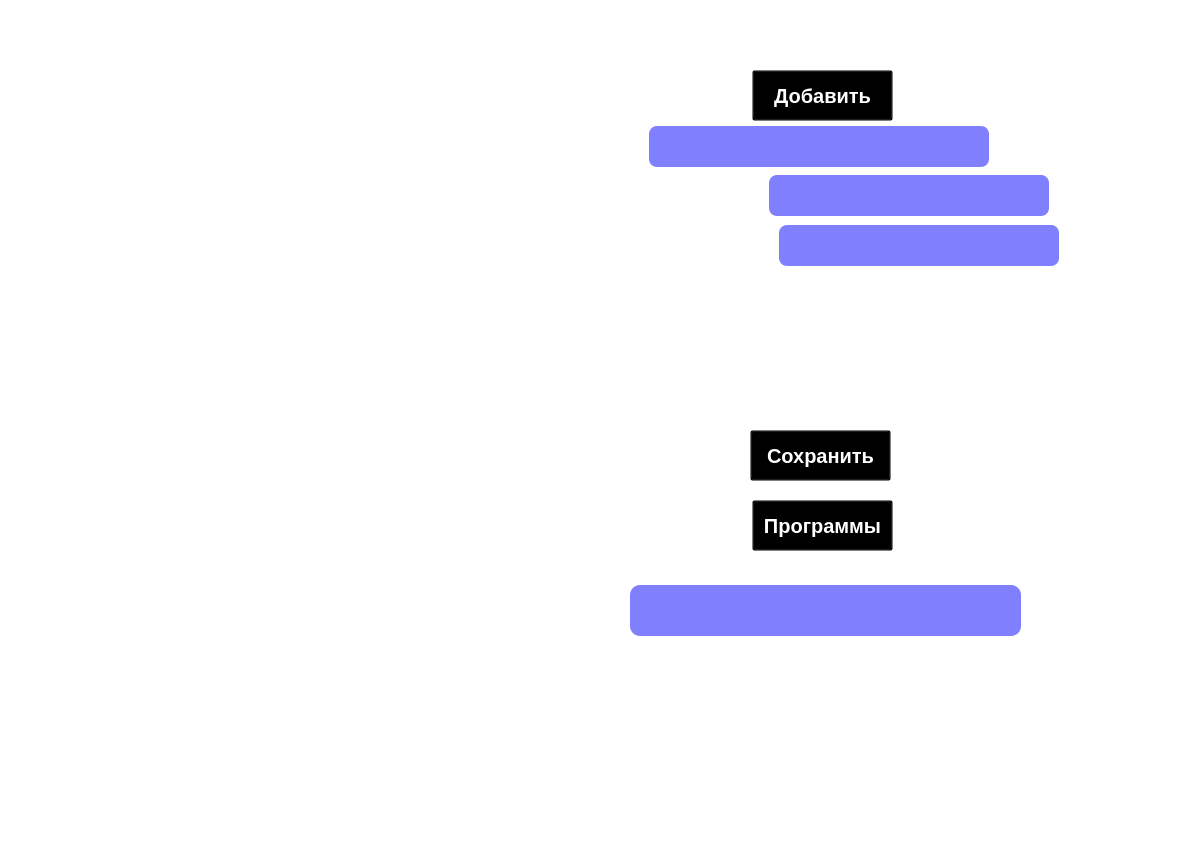
<?xml version="1.0" encoding="UTF-8"?>
<ui version="4.0">
 <class>Jarvis</class>
 <widget class="QMainWindow" name="Jarvis">
  <property name="enabled">
   <bool>true</bool>
  </property>
  <property name="geometry">
   <rect>
    <x>0</x>
    <y>0</y>
    <width>1200</width>
    <height>850</height>
   </rect>
  </property>
  <property name="minimumSize">
   <size>
    <width>1200</width>
    <height>850</height>
   </size>
  </property>
  <property name="maximumSize">
   <size>
    <width>1200</width>
    <height>850</height>
   </size>
  </property>
  <property name="font">
   <font>
    <family>Inter</family>
    <weight>75</weight>
    <bold>true</bold>
   </font>
  </property>
  <property name="windowTitle">
   <string>Jarvis</string>
  </property>
  <property name="windowIcon">
   <iconset>
    <normaloff>Ico.png</normaloff>Ico.png</iconset>
  </property>
  <property name="styleSheet">
   <string notr="true">background: rgba( 0,0,0,0 );</string>
  </property>
  <property name="toolButtonStyle">
   <enum>Qt::ToolButtonIconOnly</enum>
  </property>
  <property name="tabShape">
   <enum>QTabWidget::Rounded</enum>
  </property>
  <property name="unifiedTitleAndToolBarOnMac">
   <bool>false</bool>
  </property>
  <widget class="QWidget" name="centralwidget">
   <property name="minimumSize">
    <size>
     <width>1200</width>
     <height>850</height>
    </size>
   </property>
   <property name="maximumSize">
    <size>
     <width>1200</width>
     <height>850</height>
    </size>
   </property>
   <property name="styleSheet">
    <string notr="true"/>
   </property>
   <widget class="QLabel" name="left_panel">
    <property name="geometry">
     <rect>
      <x>0</x>
      <y>50</y>
      <width>450</width>
      <height>800</height>
     </rect>
    </property>
    <property name="styleSheet">
     <string notr="true">background: url(:/Jarvis/Night/left-panel.png);</string>
    </property>
    <property name="text">
     <string/>
    </property>
   </widget>
   <widget class="QPushButton" name="menu">
    <property name="geometry">
     <rect>
      <x>22</x>
      <y>50</y>
      <width>406</width>
      <height>81</height>
     </rect>
    </property>
    <property name="cursor">
     <cursorShape>PointingHandCursor</cursorShape>
    </property>
    <property name="styleSheet">
     <string notr="true">background: url(:/Jarvis/Night/Menu.png);
border-radius: 0px;</string>
    </property>
    <property name="text">
     <string/>
    </property>
   </widget>
   <widget class="QTextBrowser" name="history">
    <property name="geometry">
     <rect>
      <x>475</x>
      <y>70</y>
      <width>700</width>
      <height>500</height>
     </rect>
    </property>
    <property name="cursor" stdset="0">
     <cursorShape>IBeamCursor</cursorShape>
    </property>
    <property name="styleSheet">
     <string notr="true">background: url(:/Jarvis/Night/History-b.png);
border-radius: 15px;</string>
    </property>
    <property name="verticalScrollBarPolicy">
     <enum>Qt::ScrollBarAlwaysOff</enum>
    </property>
    <property name="horizontalScrollBarPolicy">
     <enum>Qt::ScrollBarAlwaysOff</enum>
    </property>
   </widget>
   <widget class="QLabel" name="weather">
    <property name="geometry">
     <rect>
      <x>475</x>
      <y>655</y>
      <width>344</width>
      <height>182</height>
     </rect>
    </property>
    <property name="font">
     <font>
      <pointsize>-1</pointsize>
     </font>
    </property>
    <property name="cursor">
     <cursorShape>IBeamCursor</cursorShape>
    </property>
    <property name="styleSheet">
     <string notr="true">background: url(:/Jarvis/Night/Weather.png);
color: rgba(255,255,255,0.8);
font-size: 20px;</string>
    </property>
    <property name="text">
     <string/>
    </property>
    <property name="alignment">
     <set>Qt::AlignCenter</set>
    </property>
   </widget>
   <widget class="QLabel" name="now_time">
    <property name="geometry">
     <rect>
      <x>831</x>
      <y>655</y>
      <width>344</width>
      <height>182</height>
     </rect>
    </property>
    <property name="font">
     <font>
      <family>Inter</family>
      <pointsize>24</pointsize>
      <weight>75</weight>
      <bold>true</bold>
     </font>
    </property>
    <property name="cursor">
     <cursorShape>IBeamCursor</cursorShape>
    </property>
    <property name="styleSheet">
     <string notr="true">background: url(:/Jarvis/Night/Time.png);
color: rgba(255,255,255,0.8);</string>
    </property>
    <property name="text">
     <string/>
    </property>
    <property name="alignment">
     <set>Qt::AlignCenter</set>
    </property>
   </widget>
   <widget class="QPushButton" name="jarvis">
    <property name="geometry">
     <rect>
      <x>175</x>
      <y>354</y>
      <width>100</width>
      <height>29</height>
     </rect>
    </property>
    <property name="font">
     <font>
      <family>Inter</family>
      <pointsize>-1</pointsize>
      <weight>99</weight>
      <italic>false</italic>
      <bold>true</bold>
     </font>
    </property>
    <property name="cursor">
     <cursorShape>PointingHandCursor</cursorShape>
    </property>
    <property name="styleSheet">
     <string notr="true">font-family: 'Inter';
font-style: normal;
font-weight: 900;
font-size: 24px;
line-height: 29px;
color: rgba(255,255,255,0.8);
border-radius: 0px;
background: rgba(0,0,0,0);</string>
    </property>
    <property name="text">
     <string>Главная</string>
    </property>
   </widget>
   <widget class="QPushButton" name="setting">
    <property name="geometry">
     <rect>
      <x>157</x>
      <y>435</y>
      <width>136</width>
      <height>29</height>
     </rect>
    </property>
    <property name="font">
     <font>
      <family>Inter</family>
      <pointsize>-1</pointsize>
      <weight>99</weight>
      <italic>false</italic>
      <bold>true</bold>
     </font>
    </property>
    <property name="cursor">
     <cursorShape>PointingHandCursor</cursorShape>
    </property>
    <property name="styleSheet">
     <string notr="true">font-family: 'Inter';
font-style: normal;
font-weight: 900;
font-size: 24px;
line-height: 29px;
color: rgba(255,255,255,0.8);
border-radius: 0px;
background: rgba(0,0,0,0);</string>
    </property>
    <property name="text">
     <string>Настройки</string>
    </property>
   </widget>
   <widget class="QPushButton" name="list">
    <property name="geometry">
     <rect>
      <x>167</x>
      <y>516</y>
      <width>117</width>
      <height>29</height>
     </rect>
    </property>
    <property name="font">
     <font>
      <family>Inter</family>
      <pointsize>-1</pointsize>
      <weight>99</weight>
      <italic>false</italic>
      <bold>true</bold>
     </font>
    </property>
    <property name="cursor">
     <cursorShape>PointingHandCursor</cursorShape>
    </property>
    <property name="styleSheet">
     <string notr="true">font-family: 'Inter';
font-style: normal;
font-weight: 900;
font-size: 24px;
line-height: 29px;
color: rgba(255,255,255,0.8);
border-radius: 0px;
background: rgba(0,0,0,0);</string>
    </property>
    <property name="text">
     <string>Команды</string>
    </property>
   </widget>
   <widget class="QLineEdit" name="console">
    <property name="geometry">
     <rect>
      <x>630</x>
      <y>585</y>
      <width>391</width>
      <height>51</height>
     </rect>
    </property>
    <property name="styleSheet">
     <string notr="true">color: white;
font-size: 20px;
background: rgba( 0, 0,255,0.5 );
padding: 10px;
border-radius: 10px;</string>
    </property>
    <property name="clearButtonEnabled">
     <bool>false</bool>
    </property>
   </widget>
   <widget class="QLineEdit" name="interface_color">
    <property name="geometry">
     <rect>
      <x>769</x>
      <y>175</y>
      <width>280</width>
      <height>41</height>
     </rect>
    </property>
    <property name="styleSheet">
     <string notr="true">color: white;
font-size: 20px;
background: rgba( 0, 0,255,0.5 );
padding: 10px;
border-radius: 8px;
font-weight: 500;</string>
    </property>
    <property name="echoMode">
     <enum>QLineEdit::Normal</enum>
    </property>
    <property name="alignment">
     <set>Qt::AlignLeading|Qt::AlignLeft|Qt::AlignVCenter</set>
    </property>
    <property name="dragEnabled">
     <bool>false</bool>
    </property>
    <property name="cursorMoveStyle">
     <enum>Qt::VisualMoveStyle</enum>
    </property>
    <property name="clearButtonEnabled">
     <bool>false</bool>
    </property>
   </widget>
   <widget class="QPushButton" name="save_settings">
    <property name="geometry">
     <rect>
      <x>750</x>
      <y>430</y>
      <width>141</width>
      <height>51</height>
     </rect>
    </property>
    <property name="cursor">
     <cursorShape>PointingHandCursor</cursorShape>
    </property>
    <property name="styleSheet">
     <string notr="true">color: white;
background: rgba( 0,0,0,0 );
font-weight: 700;
font-size: 20px;</string>
    </property>
    <property name="text">
     <string>Сохранить</string>
    </property>
    <property name="checkable">
     <bool>false</bool>
    </property>
    <property name="autoDefault">
     <bool>false</bool>
    </property>
   </widget>
   <widget class="QLineEdit" name="city_name">
    <property name="geometry">
     <rect>
      <x>649</x>
      <y>126</y>
      <width>340</width>
      <height>41</height>
     </rect>
    </property>
    <property name="styleSheet">
     <string notr="true">color: white;
font-size: 20px;
background: rgba( 0, 0,255,0.5 );
padding: 10px;
border-radius: 8px;
font-weight: 500;</string>
    </property>
    <property name="echoMode">
     <enum>QLineEdit::Normal</enum>
    </property>
    <property name="alignment">
     <set>Qt::AlignLeading|Qt::AlignLeft|Qt::AlignVCenter</set>
    </property>
    <property name="dragEnabled">
     <bool>false</bool>
    </property>
    <property name="cursorMoveStyle">
     <enum>Qt::VisualMoveStyle</enum>
    </property>
    <property name="clearButtonEnabled">
     <bool>false</bool>
    </property>
   </widget>
   <widget class="QLineEdit" name="border_px">
    <property name="geometry">
     <rect>
      <x>779</x>
      <y>225</y>
      <width>280</width>
      <height>41</height>
     </rect>
    </property>
    <property name="styleSheet">
     <string notr="true">color: white;
font-size: 20px;
background: rgba( 0, 0,255,0.5 );
padding: 10px;
border-radius: 8px;
font-weight: 500;</string>
    </property>
    <property name="echoMode">
     <enum>QLineEdit::Normal</enum>
    </property>
    <property name="alignment">
     <set>Qt::AlignLeading|Qt::AlignLeft|Qt::AlignVCenter</set>
    </property>
    <property name="dragEnabled">
     <bool>false</bool>
    </property>
    <property name="cursorMoveStyle">
     <enum>Qt::VisualMoveStyle</enum>
    </property>
    <property name="clearButtonEnabled">
     <bool>false</bool>
    </property>
   </widget>
   <widget class="QLabel" name="city">
    <property name="geometry">
     <rect>
      <x>549</x>
      <y>110</y>
      <width>101</width>
      <height>71</height>
     </rect>
    </property>
    <property name="styleSheet">
     <string notr="true">color: white;
font-size: 20px;
font-weight: 700;
background: rgba(0,0,0,0);
padding-left: 20px;</string>
    </property>
    <property name="text">
     <string>Город:</string>
    </property>
   </widget>
   <widget class="QLabel" name="width_border">
    <property name="enabled">
     <bool>true</bool>
    </property>
    <property name="geometry">
     <rect>
      <x>549</x>
      <y>210</y>
      <width>231</width>
      <height>71</height>
     </rect>
    </property>
    <property name="styleSheet">
     <string notr="true">color: white;
font-size: 20px;
font-weight: 700;
background: rgba(0,0,0,0);
padding-left: 20px;</string>
    </property>
    <property name="text">
     <string>Ширина барьеров:</string>
    </property>
   </widget>
   <widget class="QLabel" name="input_check">
    <property name="geometry">
     <rect>
      <x>570</x>
      <y>300</y>
      <width>511</width>
      <height>121</height>
     </rect>
    </property>
    <property name="styleSheet">
     <string notr="true">color: white;
font-size: 20px;
font-weight: 700;
background: rgba(0,0,0,0);
</string>
    </property>
    <property name="text">
     <string/>
    </property>
    <property name="textFormat">
     <enum>Qt::AutoText</enum>
    </property>
    <property name="scaledContents">
     <bool>false</bool>
    </property>
    <property name="alignment">
     <set>Qt::AlignCenter</set>
    </property>
   </widget>
   <widget class="QLabel" name="color_interface">
    <property name="geometry">
     <rect>
      <x>540</x>
      <y>160</y>
      <width>221</width>
      <height>71</height>
     </rect>
    </property>
    <property name="styleSheet">
     <string notr="true">color: white;
font-size: 20px;
font-weight: 700;
background: rgba(0,0,0,0);
padding-left: 20px;</string>
    </property>
    <property name="text">
     <string>Цвет интерфейса:</string>
    </property>
   </widget>
   <widget class="QPushButton" name="exit">
    <property name="geometry">
     <rect>
      <x>0</x>
      <y>790</y>
      <width>111</width>
      <height>61</height>
     </rect>
    </property>
    <property name="cursor">
     <cursorShape>PointingHandCursor</cursorShape>
    </property>
    <property name="styleSheet">
     <string notr="true">font-family: 'Inter';
font-style: normal;
font-weight: 900;
font-size: 22px;
line-height: 29px;
color: rgba(255,255,255,0.8);
border-radius: 0px;
background: rgba(0,0,0,0);</string>
    </property>
    <property name="text">
     <string>Выход</string>
    </property>
    <property name="checkable">
     <bool>false</bool>
    </property>
    <property name="autoDefault">
     <bool>false</bool>
    </property>
   </widget>
   <widget class="QTextBrowser" name="commands">
    <property name="geometry">
     <rect>
      <x>475</x>
      <y>70</y>
      <width>700</width>
      <height>500</height>
     </rect>
    </property>
    <property name="styleSheet">
     <string notr="true">background: url(:/Jarvis/Night/History-b.png);
border-radius: 15px;</string>
    </property>
    <property name="verticalScrollBarPolicy">
     <enum>Qt::ScrollBarAlwaysOff</enum>
    </property>
    <property name="horizontalScrollBarPolicy">
     <enum>Qt::ScrollBarAlwaysOff</enum>
    </property>
    <property name="html">
     <string>&lt;!DOCTYPE HTML PUBLIC &quot;-//W3C//DTD HTML 4.0//EN&quot; &quot;http://www.w3.org/TR/REC-html40/strict.dtd&quot;&gt;
&lt;html&gt;&lt;head&gt;&lt;meta name=&quot;qrichtext&quot; content=&quot;1&quot; /&gt;&lt;style type=&quot;text/css&quot;&gt;
p, li { white-space: pre-wrap; }
&lt;/style&gt;&lt;/head&gt;&lt;body style=&quot; font-family:'MS Shell Dlg 2'; font-size:8.25pt; font-weight:400; font-style:normal;&quot;&gt;
&lt;p style=&quot;-qt-paragraph-type:empty; margin-top:0px; margin-bottom:0px; margin-left:0px; margin-right:0px; -qt-block-indent:0; text-indent:0px; font-size:20px;&quot;&gt;&lt;br /&gt;&lt;/p&gt;&lt;/body&gt;&lt;/html&gt;</string>
    </property>
   </widget>
   <widget class="QTextBrowser" name="about">
    <property name="geometry">
     <rect>
      <x>475</x>
      <y>70</y>
      <width>700</width>
      <height>500</height>
     </rect>
    </property>
    <property name="cursor" stdset="0">
     <cursorShape>ArrowCursor</cursorShape>
    </property>
    <property name="styleSheet">
     <string notr="true">background: url(:/Jarvis/Night/History-b.png);
border-radius: 15px;</string>
    </property>
    <property name="verticalScrollBarPolicy">
     <enum>Qt::ScrollBarAlwaysOff</enum>
    </property>
    <property name="horizontalScrollBarPolicy">
     <enum>Qt::ScrollBarAlwaysOff</enum>
    </property>
    <property name="sizeAdjustPolicy">
     <enum>QAbstractScrollArea::AdjustIgnored</enum>
    </property>
    <property name="html">
     <string>&lt;!DOCTYPE HTML PUBLIC &quot;-//W3C//DTD HTML 4.0//EN&quot; &quot;http://www.w3.org/TR/REC-html40/strict.dtd&quot;&gt;
&lt;html&gt;&lt;head&gt;&lt;meta name=&quot;qrichtext&quot; content=&quot;1&quot; /&gt;&lt;style type=&quot;text/css&quot;&gt;
p, li { white-space: pre-wrap; }
&lt;/style&gt;&lt;/head&gt;&lt;body style=&quot; font-family:'MS Shell Dlg 2'; font-size:8.25pt; font-weight:400; font-style:normal;&quot;&gt;
&lt;p style=&quot;-qt-paragraph-type:empty; margin-top:0px; margin-bottom:0px; margin-left:0px; margin-right:0px; -qt-block-indent:0; text-indent:0px;&quot;&gt;&lt;br /&gt;&lt;/p&gt;&lt;/body&gt;&lt;/html&gt;</string>
    </property>
   </widget>
   <widget class="QPushButton" name="menu2">
    <property name="geometry">
     <rect>
      <x>210</x>
      <y>140</y>
      <width>29</width>
      <height>24</height>
     </rect>
    </property>
    <property name="cursor">
     <cursorShape>PointingHandCursor</cursorShape>
    </property>
    <property name="styleSheet">
     <string notr="true">background: url(:/Jarvis/Night/Jarvis.png);
border-radius: 0px;</string>
    </property>
    <property name="text">
     <string/>
    </property>
   </widget>
   <widget class="QLabel" name="label">
    <property name="geometry">
     <rect>
      <x>0</x>
      <y>0</y>
      <width>1200</width>
      <height>50</height>
     </rect>
    </property>
    <property name="styleSheet">
     <string notr="true">background: url(:/Jarvis/Night/Bar.png);</string>
    </property>
    <property name="text">
     <string/>
    </property>
   </widget>
   <widget class="QLabel" name="label_2">
    <property name="geometry">
     <rect>
      <x>0</x>
      <y>50</y>
      <width>1200</width>
      <height>800</height>
     </rect>
    </property>
    <property name="styleSheet">
     <string notr="true">background: url(:/Jarvis/Night/Main.png);</string>
    </property>
    <property name="text">
     <string/>
    </property>
   </widget>
   <widget class="QPushButton" name="pushButton_2">
    <property name="geometry">
     <rect>
      <x>1124</x>
      <y>15</y>
      <width>20</width>
      <height>20</height>
     </rect>
    </property>
    <property name="cursor">
     <cursorShape>PointingHandCursor</cursorShape>
    </property>
    <property name="styleSheet">
     <string notr="true">border-radius: 0px;
background: url(:/Jarvis/Night/Sp.png);</string>
    </property>
    <property name="text">
     <string/>
    </property>
   </widget>
   <widget class="QPushButton" name="pushButton">
    <property name="geometry">
     <rect>
      <x>1154</x>
      <y>15</y>
      <width>20</width>
      <height>20</height>
     </rect>
    </property>
    <property name="cursor">
     <cursorShape>PointingHandCursor</cursorShape>
    </property>
    <property name="styleSheet">
     <string notr="true">border-radius: 0px;
background: url(:/Jarvis/Night/Close.png);</string>
    </property>
    <property name="text">
     <string/>
    </property>
   </widget>
   <widget class="QPushButton" name="addons">
    <property name="geometry">
     <rect>
      <x>145</x>
      <y>597</y>
      <width>161</width>
      <height>29</height>
     </rect>
    </property>
    <property name="font">
     <font>
      <family>Inter</family>
      <pointsize>-1</pointsize>
      <weight>99</weight>
      <italic>false</italic>
      <bold>true</bold>
     </font>
    </property>
    <property name="cursor">
     <cursorShape>PointingHandCursor</cursorShape>
    </property>
    <property name="styleSheet">
     <string notr="true">font-family: 'Inter';
font-style: normal;
font-weight: 900;
font-size: 24px;
line-height: 29px;
color: rgba(255,255,255,0.8);
border-radius: 0px;
background: rgba(0,0,0,0);</string>
    </property>
    <property name="text">
     <string>Дополнения</string>
    </property>
   </widget>
   <widget class="QTextBrowser" name="addon">
    <property name="geometry">
     <rect>
      <x>475</x>
      <y>70</y>
      <width>700</width>
      <height>760</height>
     </rect>
    </property>
    <property name="styleSheet">
     <string notr="true">background: url(:/Jarvis/Night/History-hh.png);
border-radius: 15px;</string>
    </property>
    <property name="verticalScrollBarPolicy">
     <enum>Qt::ScrollBarAlwaysOff</enum>
    </property>
    <property name="horizontalScrollBarPolicy">
     <enum>Qt::ScrollBarAlwaysOff</enum>
    </property>
    <property name="html">
     <string>&lt;!DOCTYPE HTML PUBLIC &quot;-//W3C//DTD HTML 4.0//EN&quot; &quot;http://www.w3.org/TR/REC-html40/strict.dtd&quot;&gt;
&lt;html&gt;&lt;head&gt;&lt;meta name=&quot;qrichtext&quot; content=&quot;1&quot; /&gt;&lt;style type=&quot;text/css&quot;&gt;
p, li { white-space: pre-wrap; }
&lt;/style&gt;&lt;/head&gt;&lt;body style=&quot; font-family:'MS Shell Dlg 2'; font-size:8.25pt; font-weight:400; font-style:normal;&quot;&gt;
&lt;p style=&quot;-qt-paragraph-type:empty; margin-top:0px; margin-bottom:0px; margin-left:0px; margin-right:0px; -qt-block-indent:0; text-indent:0px; font-size:20px;&quot;&gt;&lt;br /&gt;&lt;/p&gt;&lt;/body&gt;&lt;/html&gt;</string>
    </property>
   </widget>
   <widget class="QLabel" name="tele">
    <property name="geometry">
     <rect>
      <x>570</x>
      <y>360</y>
      <width>511</width>
      <height>121</height>
     </rect>
    </property>
    <property name="styleSheet">
     <string notr="true">color: white;
font-size: 20px;
font-weight: 700;
background: rgba(0,0,0,0);</string>
    </property>
    <property name="text">
     <string/>
    </property>
    <property name="textFormat">
     <enum>Qt::AutoText</enum>
    </property>
    <property name="scaledContents">
     <bool>false</bool>
    </property>
    <property name="alignment">
     <set>Qt::AlignCenter</set>
    </property>
   </widget>
   <widget class="QPushButton" name="paths">
    <property name="geometry">
     <rect>
      <x>752</x>
      <y>500</y>
      <width>141</width>
      <height>51</height>
     </rect>
    </property>
    <property name="cursor">
     <cursorShape>PointingHandCursor</cursorShape>
    </property>
    <property name="styleSheet">
     <string notr="true">color: white;
background: rgba( 0,0,0,0 );
font-weight: 700;
font-size: 20px;
text-align: center;</string>
    </property>
    <property name="text">
     <string>Программы</string>
    </property>
    <property name="checkable">
     <bool>false</bool>
    </property>
    <property name="autoDefault">
     <bool>false</bool>
    </property>
   </widget>
   <widget class="QLabel" name="color_interface_2">
    <property name="geometry">
     <rect>
      <x>550</x>
      <y>5</y>
      <width>71</width>
      <height>41</height>
     </rect>
    </property>
    <property name="font">
     <font>
      <pointsize>-1</pointsize>
      <weight>87</weight>
      <bold>true</bold>
     </font>
    </property>
    <property name="styleSheet">
     <string notr="true">color: white;
font-size: 20px;
font-weight: 700;
background: rgba(0,0,0,0);</string>
    </property>
    <property name="text">
     <string>Jarvis</string>
    </property>
   </widget>
   <widget class="QPushButton" name="add_programm">
    <property name="geometry">
     <rect>
      <x>752</x>
      <y>70</y>
      <width>141</width>
      <height>51</height>
     </rect>
    </property>
    <property name="cursor">
     <cursorShape>PointingHandCursor</cursorShape>
    </property>
    <property name="styleSheet">
     <string notr="true">color: white;
background: rgba( 0,0,0,0 );
font-weight: 700;
font-size: 20px;
text-align: center;</string>
    </property>
    <property name="text">
     <string>Добавить</string>
    </property>
    <property name="checkable">
     <bool>false</bool>
    </property>
    <property name="autoDefault">
     <bool>false</bool>
    </property>
   </widget>
   <zorder>label_2</zorder>
   <zorder>history</zorder>
   <zorder>commands</zorder>
   <zorder>left_panel</zorder>
   <zorder>menu</zorder>
   <zorder>weather</zorder>
   <zorder>now_time</zorder>
   <zorder>jarvis</zorder>
   <zorder>setting</zorder>
   <zorder>list</zorder>
   <zorder>console</zorder>
   <zorder>exit</zorder>
   <zorder>menu2</zorder>
   <zorder>label</zorder>
   <zorder>pushButton_2</zorder>
   <zorder>pushButton</zorder>
   <zorder>addons</zorder>
   <zorder>about</zorder>
   <zorder>save_settings</zorder>
   <zorder>width_border</zorder>
   <zorder>input_check</zorder>
   <zorder>interface_color</zorder>
   <zorder>border_px</zorder>
   <zorder>city</zorder>
   <zorder>city_name</zorder>
   <zorder>color_interface</zorder>
   <zorder>paths</zorder>
   <zorder>color_interface_2</zorder>
   <zorder>add_programm</zorder>
   <zorder>tele</zorder>
   <zorder>addon</zorder>
  </widget>
 </widget>
 <resources>
  <include location="res.qrc"/>
 </resources>
 <connections/>
</ui>
